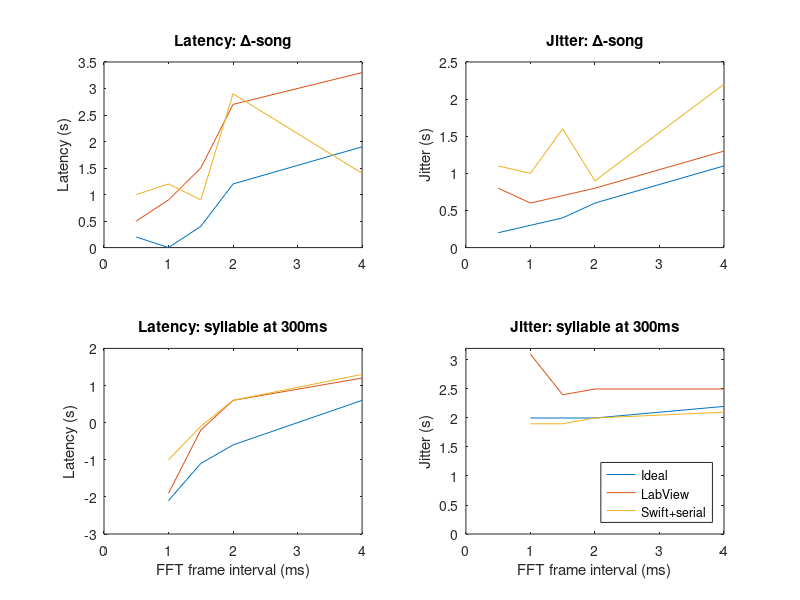
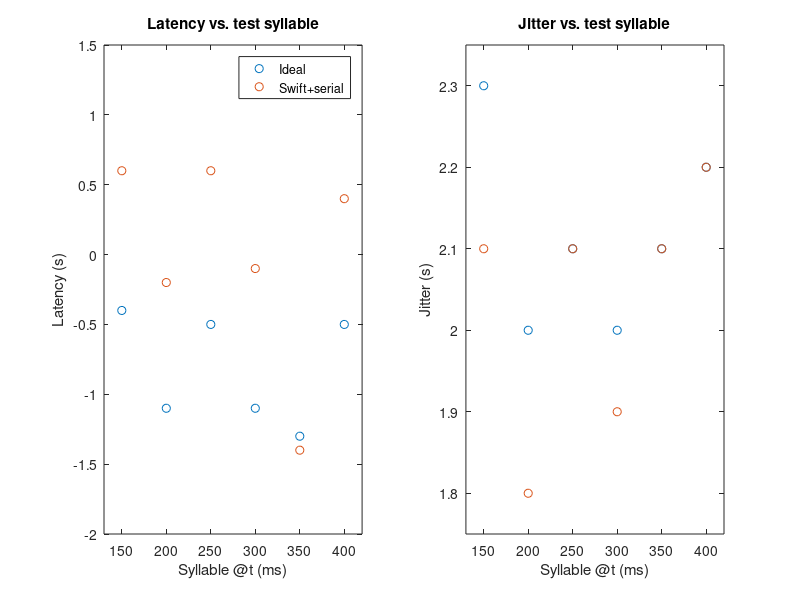
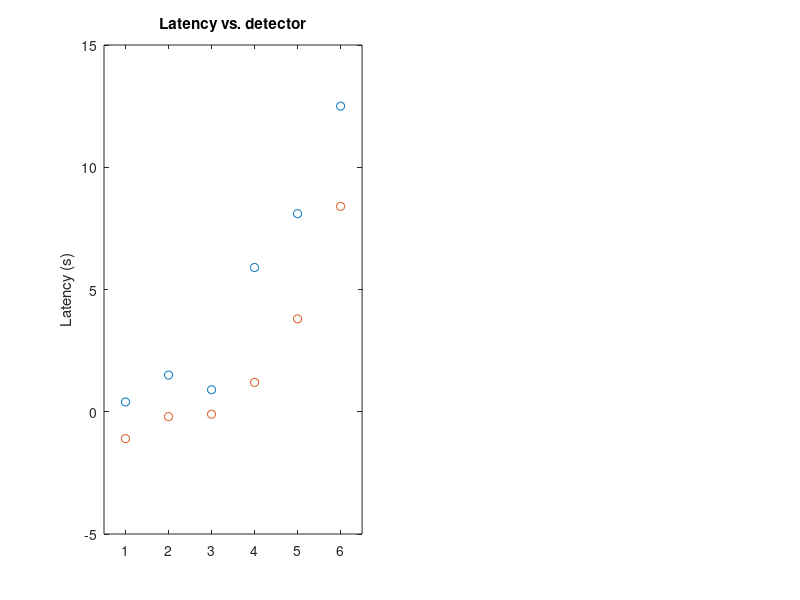

These charts were generated, in order, by the following MATLAB code: (Note: this script raises an error after producing the figures.)
%% TIMING vs. FRAMESIZE


framesize = [0.5 1 1.5 2 4];
% ideal; labview; swift+serial
latencies_delta = [ 0.2 0 0.4 1.2 1.9;
    0.5 0.9 1.5 2.7 3.3;
    1 1.2 0.9 2.9 1.4];
jitters_delta = [ 0.2 0.3 0.4 0.6 1.1;
    0.8 0.6 0.7 0.8 1.3;
    1.1 1 1.6 0.9 2.2];

latencies_lny64_300 = [NaN -2.1 -1.1 -0.6 0.6;
    NaN -1.9 -0.2 0.6 1.2;
    NaN -1 -0.1 0.6 1.3];
jitters_lny64_300 = [NaN 2 2 2 2.2;
    NaN 3.1 2.4 2.5 2.5;
    NaN 1.9 1.9 2 2.1];

figure(1);
subplot(2,2,1);
plot(framesize, latencies_delta);
title('Latency: \Delta-song');
ylabel('Latency (s)');
l = get(gca, 'YLim');
l(1) = 0;
set(gca, 'YLim', l);
l = get(gca, 'XLim');
l(1) = 0;
set(gca, 'XLim', l);

subplot(2,2,2);
plot(framesize, jitters_delta);
title('Jitter: \Delta-song');
ylabel('Jitter (s)');
l = get(gca, 'YLim');
l(1) = 0;
set(gca, 'YLim', l);
l = get(gca, 'XLim');
l(1) = 0;
set(gca, 'XLim', l);

subplot(2,2,3);
plot(framesize, latencies_lny64_300);
title('Latency: syllable at 300ms');
xlabel('FFT frame interval (ms)');
ylabel('Latency (s)');
%l = get(gca, 'YLim');
%l(1) = 0;
%set(gca, 'YLim', l);
l = get(gca, 'XLim');
l(1) = 0;
set(gca, 'XLim', l);

subplot(2,2,4);
plot(framesize, jitters_lny64_300);
title('Jitter: syllable at 300ms');
xlabel('FFT frame interval (ms)');
ylabel('Jitter (s)');
l = get(gca, 'YLim');
l(1) = 0;
set(gca, 'YLim', l);
l = get(gca, 'XLim');
l(1) = 0;
set(gca, 'XLim', l);
legend('Ideal', 'LabView', 'Swift+serial', 'Location', 'SouthEast');


%% TIMING vs. SYLLABLE

syllables = [ 150:50:400 ];

% ideal; swift+serial
latencies_syl = [ -0.4 -1.1 -0.5 -1.1 -1.3 -0.5;
    0.6 -0.2 0.6 -0.1 -1.4 0.4];
jitters_syl = [ 2.3 2 2.1 2 2.1 2.2;
    2.1 1.8 2.1 1.9 2.1 2.2];

figure(2)
subplot(1,2,1);
plot(syllables, latencies_syl, 'o');
title('Latency vs. test syllable');
xlabel('Syllable @t (ms)');
ylabel('Latency (s)');
l = get(gca, 'YLim') + [-0.5 0.5];
set(gca, 'YLim', l);
l = get(gca, 'XLim') + [-20 20];
set(gca, 'XLim', l);
legend('Ideal', 'Swift+serial', 'Location', 'NorthEast');
latencies_mean = mean(latencies_syl')
latencies_std = std(latencies_syl')
latencies_ste95 = 1.96 * latencies_std / sqrt(length(syllables))
jitters_mean = mean(jitters_syl')
jitters_std = std(jitters_syl')
jitters_ste95 = 1.96 * jitters_std / sqrt(length(syllables))

subplot(1,2,2);
plot(syllables, jitters_syl, 'o');
title('Jitter vs. test syllable');
xlabel('Syllable @t (ms)');
ylabel('Jitter (s)');
l = get(gca, 'YLim') + [-0.05 0.05];
set(gca, 'YLim', l);
l = get(gca, 'XLim') + [-20 20];
set(gca, 'XLim', l);


%% TIMING vs. DETECTOR

% delta; bird
detectors = {'Ideal', 'LabView','Swift+serial','Swift+audio','Matlab+serial','Matlab+audio'};
latencies_det = [ 0.4 1.5 0.9 5.9 8.1 12.5;
    -1.1 -0.2 -0.1 1.2 3.8 8.4];
jitters_det = [ 0.4 0.7 1.6 2.6 2.3 5.9;
    2 2.4 1.9 4.9 2 5.9];

detectors_num = 1:length(detectors);

figure(3)
subplot(1,2,1);
plot(detectors_num, latencies_det, 'o');
title('Latency vs. detector');
ylabel('Latency (s)');
set(gca, 'XLim', [detectors_num(1)-0.5 detectors_num(end)+0.5]);
xticklabel_rotate(detectors_num, 45, detectors);
legend('\Delta', 'Song 300ms', 'Location', 'NorthWest');


subplot(1,2,2);
plot(detectors_num, jitters_det, 'o');
title('Jitter vs. detector');
ylabel('Jitter (s)');
set(gca, 'XLim', [detectors_num(1)-0.5 detectors_num(end)+0.5]);
xticklabel_rotate(detectors_num, 45, detectors);
